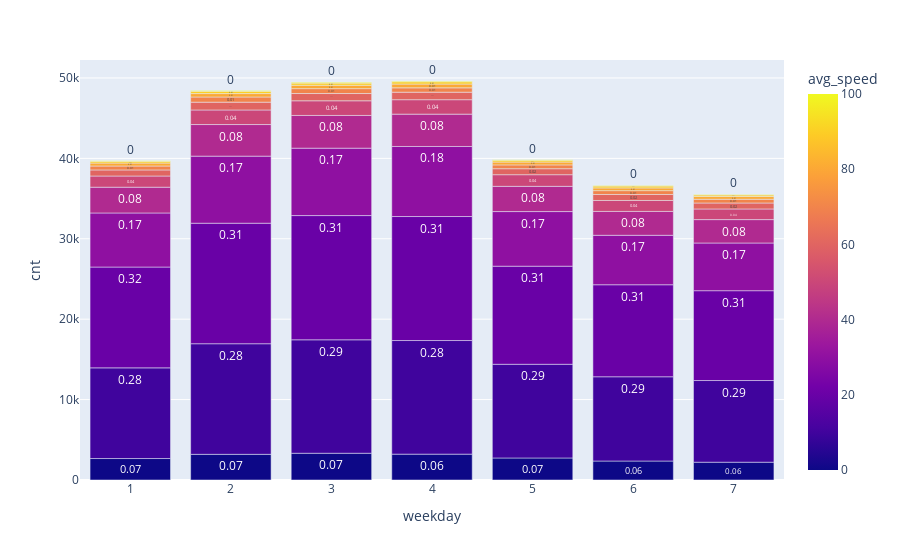

Notebook cell for this chart:
### Code cell
# 看一下每日速度分布
import plotly.express as px
import plotly.graph_objects as go
fig = px.bar(groupby,x='weekday',y='cnt',color='avg_speed',text = 'percentage')
fig.show()

### Figure 1 — Plotly figure (JSON) as saved in the notebook; plotly's stock layout.template omitted (floating-point values rounded to 4 significant figures)
{"data": [{"alignmentgroup": "True", "hovertemplate": "weekday=%{x}<br>cnt=%{y}<br>percentage=%{text}<br>avg_speed=%{marker.color}<extra></extra>", "legendgroup": "", "marker": {"color": [0, 10, 20, 30, 40, 50, 60, 70, 80, 90, 100, 0, 10, 20, 30, 40, 50, 60, 70, 80, 90, 100, 0, 10, 20, 30, 40, 50, 60, 70, 80, 90, 100, 0, 10, 20, 30, 40, 50, 60, 70, 80, 90, 100, 0, 10, 20, 30, 40, 50, 60, 70, 80, 90, 100, 0, 10, 20, 30, 40, 50, 60, 70, 80, 90, 100, 0, 10, 20, 30, 40, 50, 60, 70, 80, 90, 100], "coloraxis": "coloraxis", "pattern": {"shape": ""}}, "name": "", "offsetgroup": "", "orientation": "v", "showlegend": false, "text": [0.07, 0.28, 0.32, 0.17, 0.08, 0.04, 0.02, 0.01, 0.01, 0.01, 0, 0.07, 0.28, 0.31, 0.17, 0.08, 0.04, 0.02, 0.01, 0.01, 0.01, 0, 0.07, 0.29, 0.31, 0.17, 0.08, 0.04, 0.02, 0.01, 0.01, 0.01, 0, 0.06, 0.28, 0.31, 0.18, 0.08, 0.04, 0.02, 0.01, 0.01, 0.01, 0, 0.07, 0.29, 0.31, 0.17, 0.08, 0.04, 0.02, 0.01, 0.01, 0.01, 0, 0.06, 0.29, 0.31, 0.17, 0.08, 0.04, 0.02, 0.01, 0.01, 0.01, 0, 0.06, 0.29, 0.31, 0.17, 0.08, 0.04, 0.02, 0.01, 0.01, 0.01, 0], "textposition": "auto", "type": "bar", "x": [1, 1, 1, 1, 1, 1, 1, 1, 1, 1, 1, 2, 2, 2, 2, 2, 2, 2, 2, 2, 2, 2, 3, 3, 3, 3, 3, 3, 3, 3, 3, 3, 3, 4, 4, 4, 4, 4, 4, 4, 4, 4, 4, 4, 5, 5, 5, 5, 5, 5, 5, 5, 5, 5, 5, 6, 6, 6, 6, 6, 6, 6, 6, 6, 6, 6, 7, 7, 7, 7, 7, 7, 7, 7, 7, 7, 7], "xaxis": "x", "y": [2671, 11275, 12538, 6724, 3206, 1392, 755, 488, 367, 227, 63, 3193, 13754, 14988, 8341, 3930, 1812, 970, 645, 423, 294, 83, 3328, 14108, 15449, 8382, 4070, 1823, 903, 609, 420, 269, 104, 3216, 14129, 15422, 8711, 4021, 1798, 934, 541, 468, 291, 90, 2738, 11654, 12200, 6791, 3139, 1446, 745, 474, 356, 234, 63, 2361, 10476, 11446, 6150, 2967, 1363, 747, 476, 338, 240, 74, 2214, 10158, 11170, 5932, 2910, 1323, 743, 465, 338, 203, 62], "yaxis": "y"}], "layout": {"barmode": "relative", "coloraxis": {"colorbar": {"title": {"text": "avg_speed"}}, "colorscale": [[0, "#0d0887"], [0.1111, "#46039f"], [0.2222, "#7201a8"], [0.3333, "#9c179e"], [0.4444, "#bd3786"], [0.5556, "#d8576b"], [0.6667, "#ed7953"], [0.7778, "#fb9f3a"], [0.8889, "#fdca26"], [1, "#f0f921"]]}, "legend": {"tracegroupgap": 0}, "margin": {"t": 60}, "xaxis": {"anchor": "y", "domain": [0, 1], "title": {"text": "weekday"}}, "yaxis": {"anchor": "x", "domain": [0, 1], "title": {"text": "cnt"}}}}
